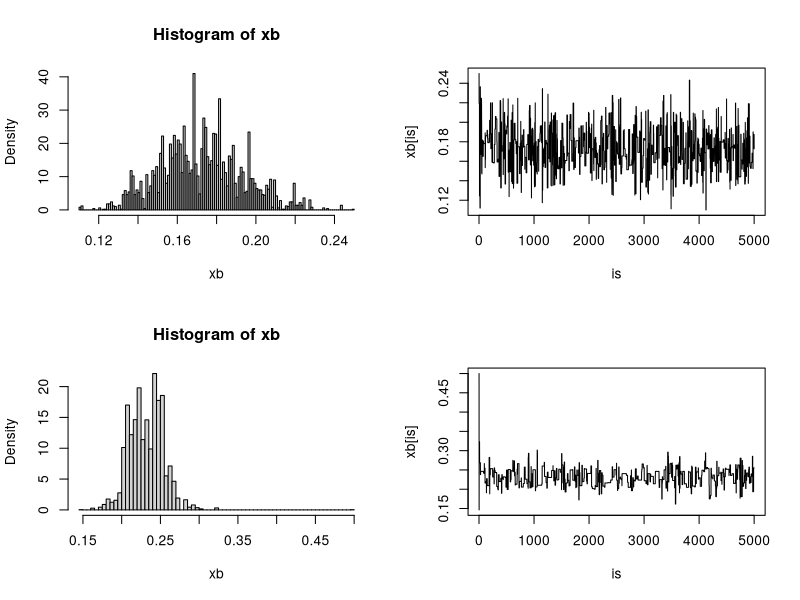

This chart was generated by the following R code:
b = 0.2
b.lim = c(0, 0.5)
days = 250
secs = 1:5
m = 5000
burn = 0
ws = c((1:2)/4)

rw.b = function (w) {
  x = numeric(m)
  
  y.from.b = function (b) {
    return(c(1/3, (1-b)/3, (1-2*b)/3, 2*b/3, b/3))
  }
  
  ps = y.from.b(b)
  
  i = sample(secs, size = days, prob = ps, replace = TRUE)
  win = tabulate(i)
  
  prob = function (x, win) {
    if (x < b.lim[1] || x > b.lim[2]) {
      return(0)
    }
    return(prod(y.from.b(x)^win))
  }
  
  u = runif(m)
  v = runif(m, -w, w)
  x[1] = w
  for (i in 2:m) {
    xt = x[i-1]
    y = xt + v[i]
    if (u[i] <= prob(y, win)/prob(xt, win)) {
      x[i] = y
    } else {
      x[i] = xt
    }
  }
  
  return(x)
}

xbs = lapply(ws, function(w) rw.b(w))
par(mfrow = c(length(ws), 2))
is = (burn+1):m
for (i in 1:length(ws)) {
  xb = xbs[[i]]
  xb = xb[is]
  xb.seq = seq(min(xb), max(xb), 0.05)
  hist(xb, breaks = 100, probability = TRUE)
  plot(is, xb[is], type="l")
}